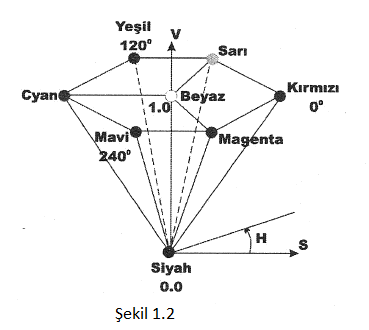
#> input picture images/05_HSV2.png, 369 x 330 px, given in place of 31782356-873413f4-b507-11e7-8c72-b5ffed70b9d2.png, which was not available
$ jupyter execute 03_medyan_filtreleme.ipynb   (text cells are left out)
#> lines starting #> are read from the running program, lines starting #| are printed output that depends on the picture; pictures that were not available may be replaced by others from this repository, and a replacement may not be noted
[cell 1]
#Google Drive'ınızı bağlamak için kullanılır.
from google.colab import drive
drive.mount('/content/drive')

[cell 2]
from PIL import Image
from IPython.display import display

#PIL modülünden Image kütüphanesi uygulamaya dahil edilir.

[cell 3]
from IPython.display import Image
Image(filename="/content/drive/My Drive/Resource/03_medyan1.png")

[cell 4]
Image(filename="/content/drive/My Drive/Resource/03_medyan2.png")

[cell 5]
Image(filename="/content/drive/My Drive/Resource/03_medyan3.png")

[cell 6]
Image(filename="/content/drive/My Drive/Resource/03_medyan4.png")

[cell 7]
Image(filename="/content/drive/My Drive/Resource/03_medyan5.png")

[cell 8]
Image(filename="/content/drive/My Drive/Resource/03_medyan6.png")

[cell 9]
from PIL import Image

resim = Image.open("/content/drive/My Drive/Resource/31782356-873413f4-b507-11e7-8c72-b5ffed70b9d2.png").convert('RGB')

pix = resim.load()

#resmi load fonksiyonuyla pix değişkenine yüklüyoruz

[cell 10]
#@title 03_medyanfiltreleme.png dosyanın orjinal hali
display(resim)

[cell 11]
w = resim.size[0]
#> w = 369

 #resmin çözünürlüğünün genişlik boyutunu w ye aktarıyoruz

h = resim.size[1]
#> h = 330

#resmin çözünürlüğünün yükseklik boyutunu h ye aktarıyoruz

graylist = [[0]*h for x in range (w)]

#ilk elemanla h'nin w kez çarpımı kadar bir liste oluşturulur.

temparray = [[0]*(h+2) for x in range (w+2)]

#ilk elemanla (h+2)'nin (w+2) kez çarpımı kadar bir liste oluşturulur.

print(resim.getpixel((3,5)))
#| (255, 255, 255)

# belirtilen koordinattaki pixeli yazdırır.

for i in range (w):

    for j in range (h):

        r,g,b = resim.getpixel((i,j))

#'getpixel' fonksiyonu ile renk kodlarını r,g,b değişkenlerine atıyoruz.

        #print (r,g,b)

        gray = (int)((r*0.2126)+(g*0.7152)+(b*0.0722))

#gray değişkenine gri rengini veren değeri atıyoruz

        graylist[i][j] = gray

#graylist listesinin her elemanına gray rengini atıyoruz.

        pix [i,j] = (gray,gray,gray)
#> after the loop, graylist = 369 items

#yuklenen resmin her elemanına gray değerini atıyoruz

for ni in range (1,w+1):

    for nj in range (1,h+1):
        temparray [ni] [nj]  =  graylist [ni-1] [nj-1]
#> after the loop, temparray = 371 items

med = [0]*9

gecici = 0

for m in range(1,w+1):

    for n in range (1,h+1):

        med[0] = temparray[m-1][n-1]

        med[1] = temparray[m-1][n]

        med[2] = temparray[m-1][n+1]

        med[3] = temparray[m][n-1]

        med[4] = temparray[m][n]

        med[5] = temparray[m][n+1]

        med[6] = temparray[m+1][n-1]

        med[7] = temparray[m+1][n]

        med[8] = temparray[m+1][n+1]

        med = sorted(med)

        value = med[4]
 #resimdeki gürültü miktarını belirler

        pix[m-1,n-1] = (value,value,value)
#> after the loop, med = [0, 0, 0, 0, 0, 254, 254, 254, 254]

resim.save("/content/drive/My Drive/Resource/yenimedyan.png")
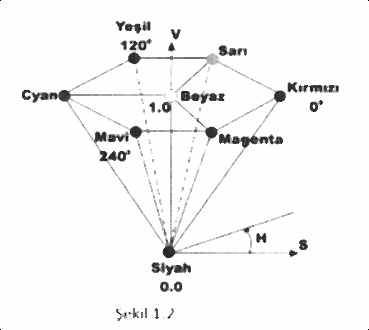
#> saved as yenimedyan.png: PIL image 369x330 RGB; min 0, max 254, mean 245.8


$ run again, on images/05_HSV_cone.png
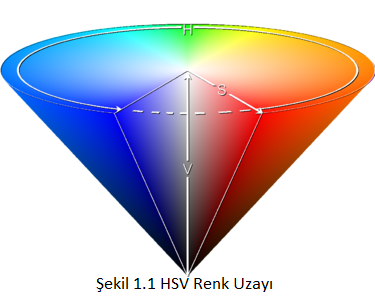
#> input picture images/05_HSV_cone.png, 375 x 300 px, given in place of 31782356-873413f4-b507-11e7-8c72-b5ffed70b9d2.png, which was not available
#| (255, 255, 255)
#> after the loop `for i in range (w):`: graylist = 375 items
#> after the loop `for ni in range (1,w+1):`: temparray = 377 items
#> after the loop `for m in range(1,w+1):`: med = [0, 0, 0, 0, 0, 254, 254, 254, 254]
#> `resim.save("/content/drive/My Drive/Resource/yenimedyan.png")`:
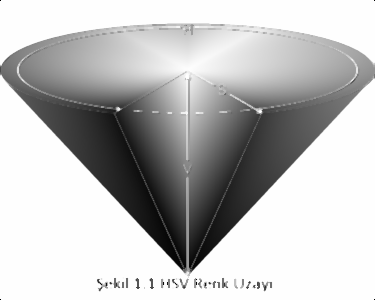
#> saved as yenimedyan.png: PIL image 375x300 RGB; min 0, max 254, mean 190.8

$ run again, on images/05_HSV_cylinder.png
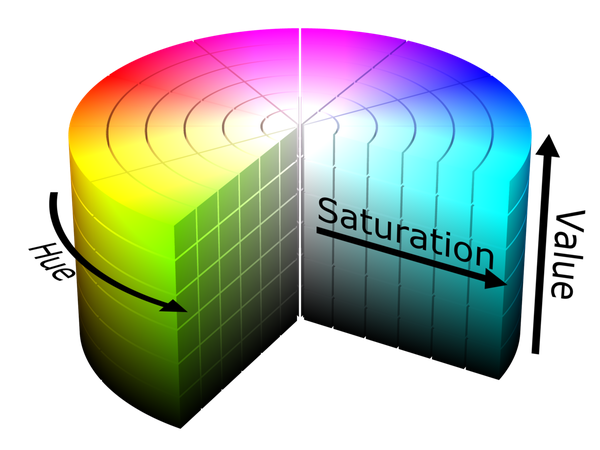
#> input picture images/05_HSV_cylinder.png, 600 x 450 px, given in place of 31782356-873413f4-b507-11e7-8c72-b5ffed70b9d2.png, which was not available
#> `resim = Image.open("/content/drive/My Drive/Resource/31782356-873413f4..`:
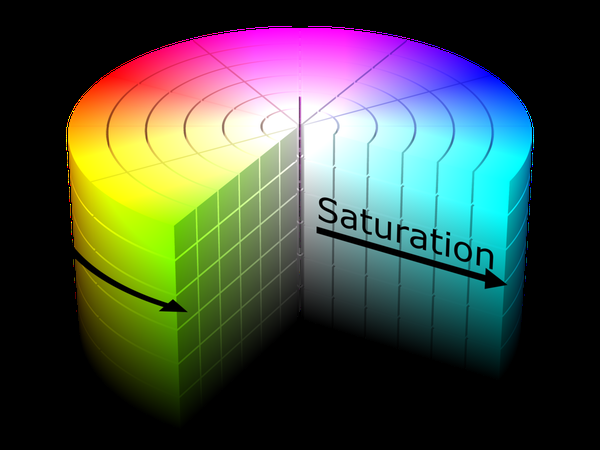
#> resim: PIL image 600x450 RGB; mean R, G, B 68.2, 76.2, 66
#| (0, 0, 0)
#> after the loop `for i in range (w):`: graylist = 600 items
#> after the loop `for ni in range (1,w+1):`: temparray = 602 items
#> after the loop `for m in range(1,w+1):`: med = [0, 0, 0, 0, 0, 0, 0, 0, 0]
#> `resim.save("/content/drive/My Drive/Resource/yenimedyan.png")`:
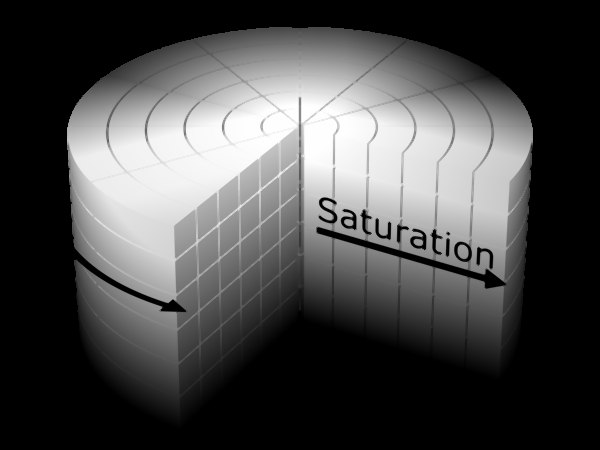
#> saved as yenimedyan.png: PIL image 600x450 RGB; min 0, max 254, mean 73.5
